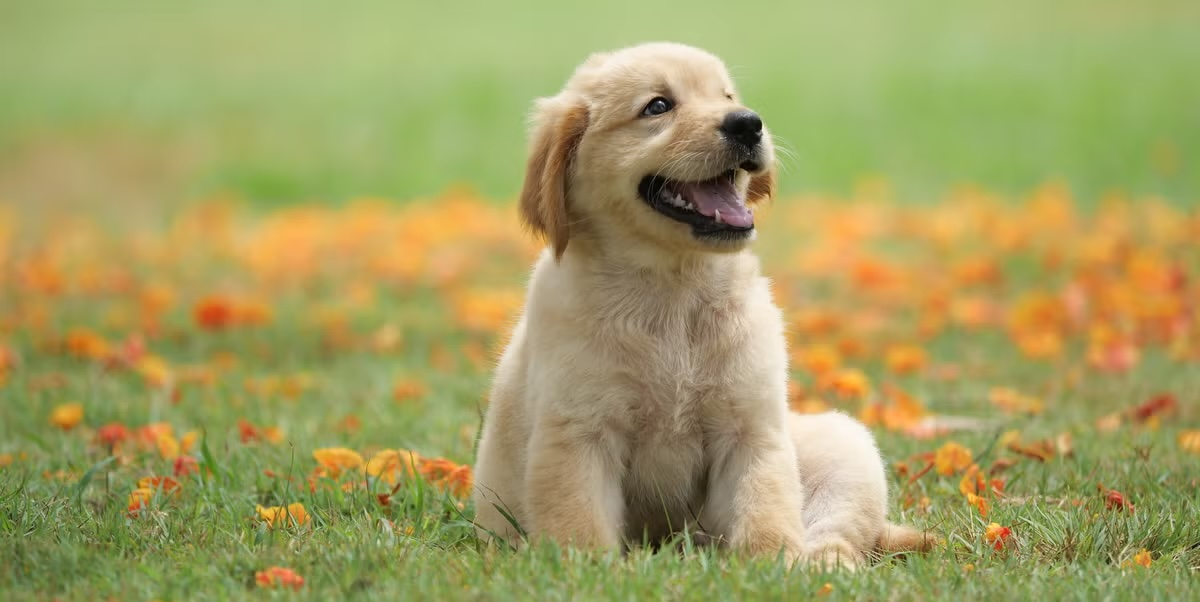
#> input picture Data/Dog.jpg, 1200 x 602 px
$ jupyter execute exp_5.ipynb
#> lines starting #> are read from the running program, lines starting #| are printed output that depends on the picture
[cell 1]
import cv2
import numpy as np
import matplotlib.pyplot as plt

[cell 2]
image = cv2.imread('../Data/Dog.jpg')
#> image is the input picture: shape (602, 1200, 3); mean B, G, R 97.7, 158.5, 163.8

[cell 3]
image = cv2.cvtColor(image, cv2.COLOR_BGR2RGB)

[cell 4]
gray = cv2.cvtColor(image, cv2.COLOR_RGB2GRAY)
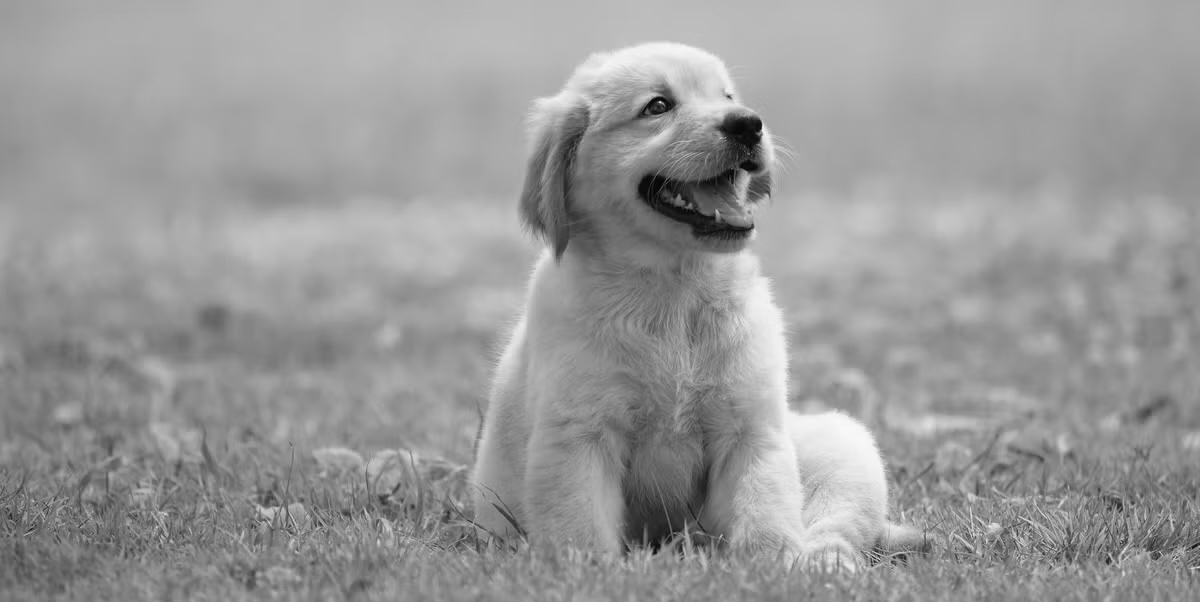
#> gray: shape (602, 1200); min 1, max 251, mean 153.1

[cell 5]
#sobel X kernel
sobel_x = np.array(
  [[-1,0,1],
   [-2,0,2],
    [-1,0,1]],
  dtype=float
)

#sobel Y kernel
sobel_y = np.array(
  [[-1,-2,-1],
   [0,0,0],
    [1,2,1]],
  dtype=float
)

[cell 6]
# Apply Kernel Mannually
def apply_kernel(image, kernel):
  height, width = image.shape
#> height = 602; width = 1200

  padded = np.pad(
    image,1,mode="edge"
  )

  output = np.zeros((height, width), dtype=float)

  #Apply Convolution
  for i in range(height):
    for j in range(width):
      windowc=padded[i:i+3, j:j+3]
      output[i,j] = np.sum(windowc*kernel)
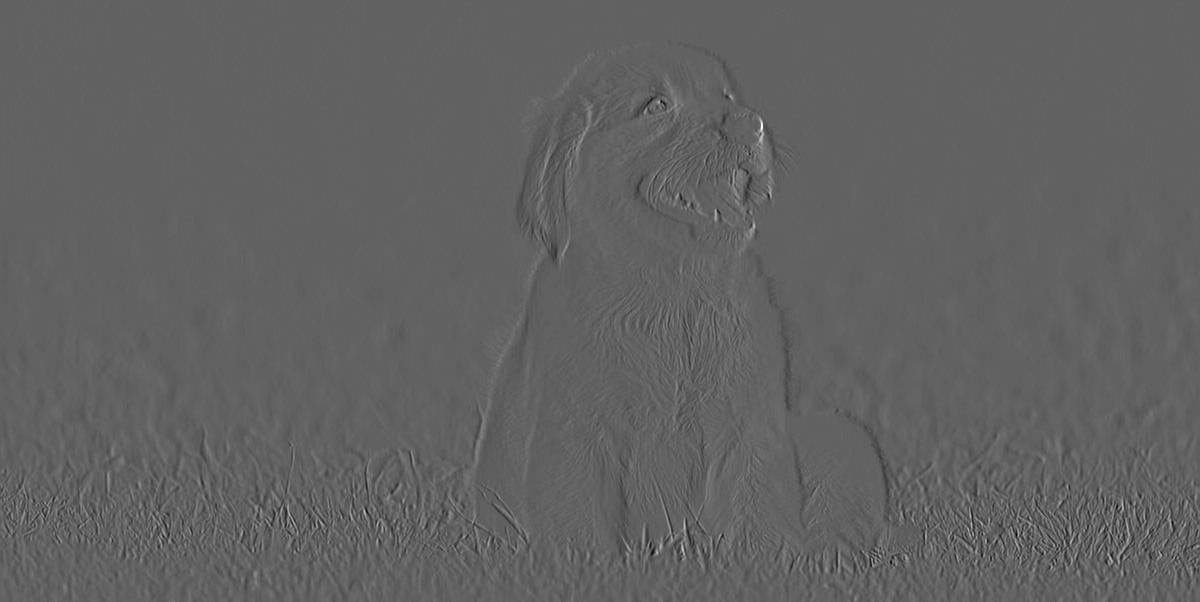
#> output: shape (602, 1200) float64; min -486, max 781, mean 0; drawn with min black and max white

  return output

#calculate X and Y Derivatives
lx = apply_kernel(gray, sobel_x)
ly = apply_kernel(gray, sobel_y)
#> after the loop in apply_kernel (call 2), `for i in range(height):`:
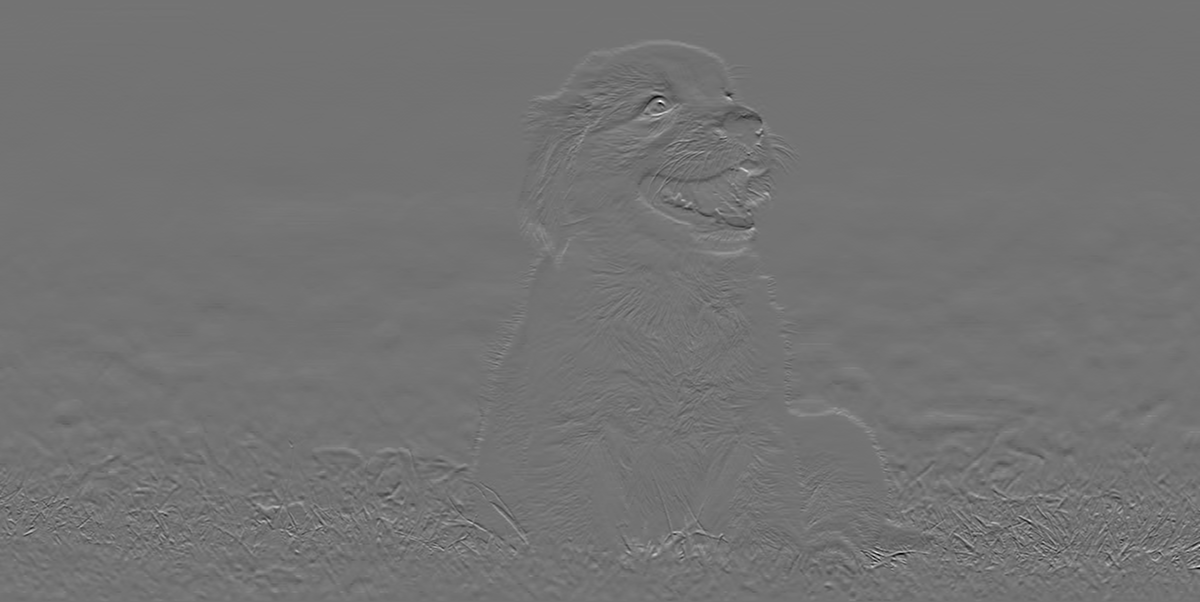
#> output: shape (602, 1200) float64; min -561, max 677, mean -0.6; drawn with min black and max white

#calculate Gradient Magnitude
gradient_magnitude = np.sqrt(lx**2 + ly**2)
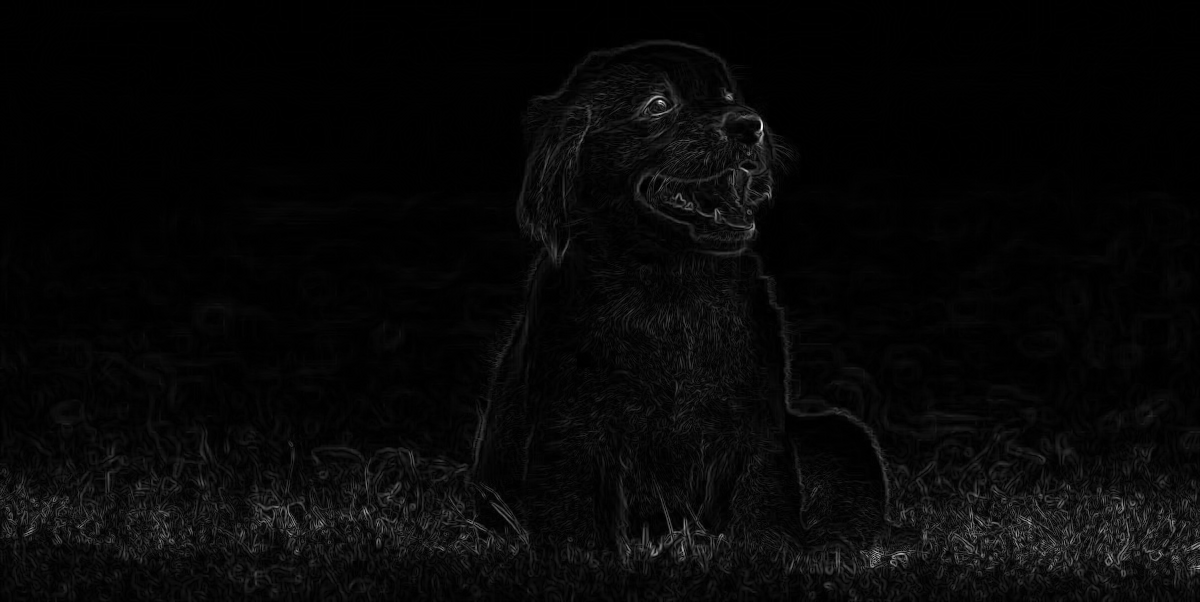
#> gradient_magnitude: shape (602, 1200) float64; min 0, max 792.3, mean 23.6; drawn with min black and max white

#convert to displayable format
magnitude_display = np.clip(gradient_magnitude, 0, 255).astype(np.uint8)
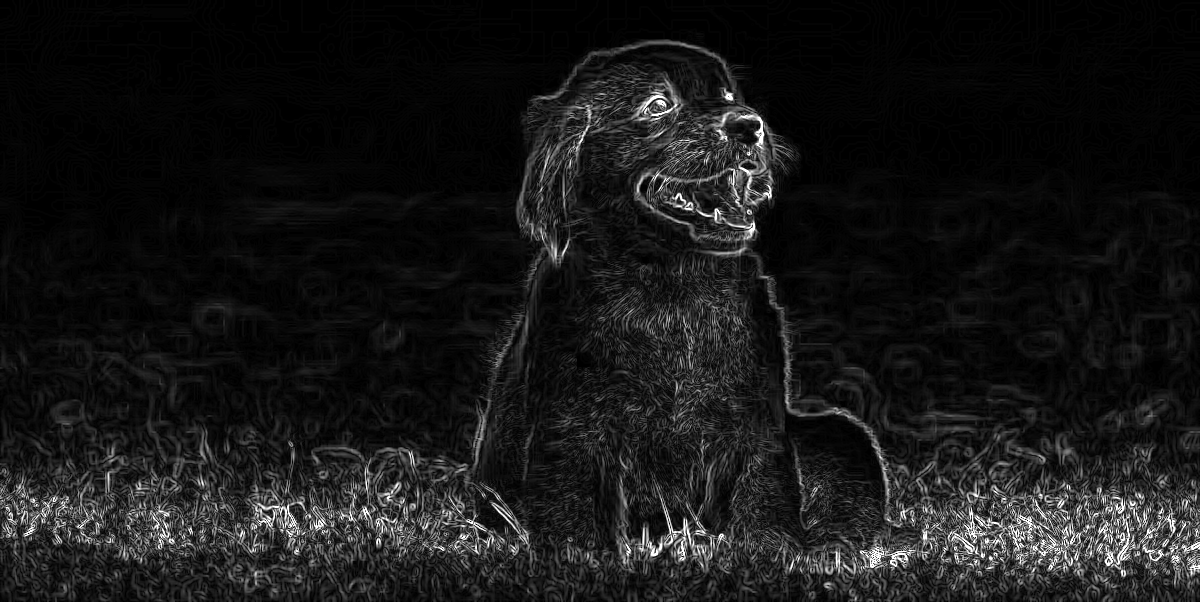
#> magnitude_display: shape (602, 1200); min 0, max 255, mean 23.1
#Display Results
plt.figure(figsize=(12, 8))


plt.subplot(1,4,1)
plt.imshow(gray, cmap='gray')
plt.title('Original Image')
plt.axis('off')

plt.subplot(1,4,2)
plt.imshow(lx, cmap='gray')
plt.title('X Derivative')
plt.axis('off')

plt.subplot(1,4,3)
plt.imshow(ly, cmap='gray')
plt.title('Y Derivative')
plt.axis('off')

plt.subplot(1,4,4)
plt.imshow(magnitude_display, cmap='gray')
plt.title('Sobel Edge Detection')
plt.axis('off')

plt.tight_layout()
plt.show()
